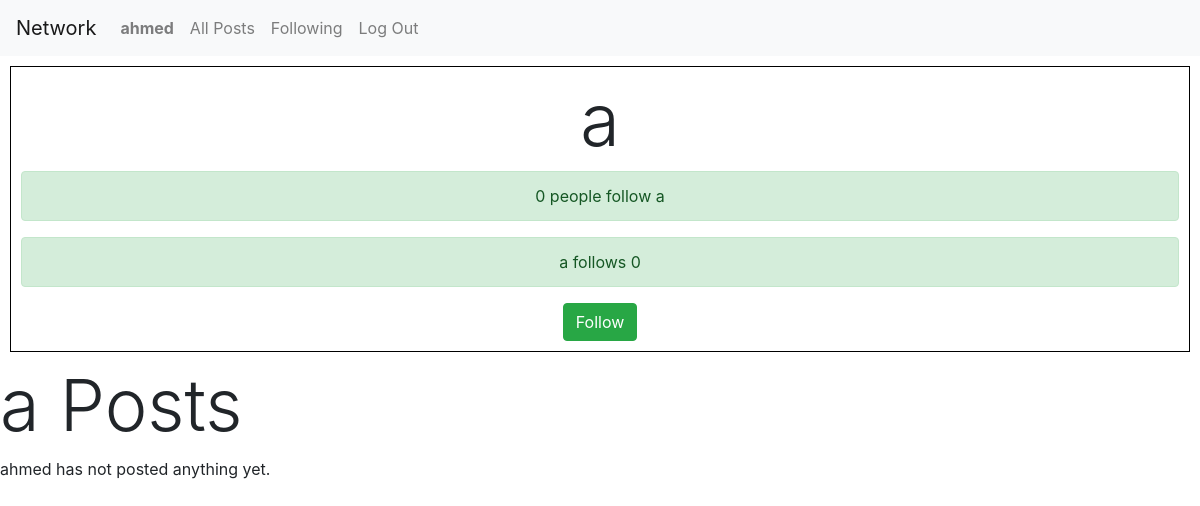
The page /profile/2 (signed in) on the database its author committed.
### network/models.py (models this page shows)
class User(AbstractUser):
    following = models.ManyToManyField('User', related_name='followers')

### network/views.py (the view)
# urls.py: path('profile/<int:pk>', views.user_profile, name='user_profile'),
def user_profile(request, pk):
    profile_owner = User.objects.get(pk=pk)
    return render(request, 'network/profile.html', {'profile_owner': profile_owner})

### network/templates/network/profile.html
{% extends 'network/layout.html' %}
{% block body %}
    <div class="profile">
        <h3 class="display-3" >{{ profile_owner.username }}</h3>
        <div class="alert alert-success">{{ profile_owner.followers.count }} people follow {{ profile_owner.username }}</div>
        <div class="alert alert-success">{{ profile_owner.username }} follows {{ profile_owner.following.count }}</div>
        {% if user.is_authenticated and user.id != profile_owner.id %}
            {% if user in profile_owner.followers %}
                <button id="unfollow" class="btn btn-danger">UnFollow</button>
            {% else %}
                <button id="follow" class="btn btn-success">Follow</button>
            {% endif %}
        {% endif %}
    </div>
    <h3 class="display-3">{{ profile_owner.username }} Posts</h3>
    {% for post in profile_owner.posts.all %}
       <div class="card-body d-flex flex-column align-items-start">
              <strong class="d-inline-block mb-2 text-primary"><a href="{% url 'user_profile' post.owner.id %}">{{ post.owner.username }}</a></strong>
              <div class="mb-1 text-muted">{{ post.time_created }}</div>
              <p class="card-text mb-auto">{{ post.content }}</p>
              <button class="btn btn-primary">{{ post.user_likes.count }}</button>
            </div>
    {% empty %}
        {{ user.username }} has not posted anything yet.
    {% endfor %}
{% endblock %}

### network/templates/network/layout.html (shortened to what this page needs)
{% load static %}
<!DOCTYPE html>
<html lang="en">
    <head>
        <link rel="stylesheet" href="https://stackpath.bootstrapcdn.com/bootstrap/4.4.1/css/bootstrap.min.css">
        <link href="{% static 'network/styles.css' %}" rel="stylesheet">
    </head>
    <body>
        <nav class="navbar navbar-expand-lg navbar-light bg-light">
            <a class="navbar-brand" href="#">Network</a>
            <div>
              <ul class="navbar-nav mr-auto">
                {% if user.is_authenticated %}
                    <li class="nav-item">
                        <a class="nav-link" href="#"><strong>{{ user.username }}</strong></a>
                    </li>
                {% endif %}
                <li class="nav-item">
                  <a class="nav-link" href="{% url 'all_posts' %}">All Posts</a>
                </li>
                {% if user.is_authenticated %}
                    <li class="nav-item">
                        <a class="nav-link" href="#">Following</a>
                    </li>
                    <li class="nav-item">
                        <a class="nav-link" href="{% url 'logout' %}">Log Out</a>
                    </li>
                {% endif %}
              </ul>
            </div>
          </nav>
        <div class="body">
            {% block body %}
            {% endblock %}
        </div>
    </body>
</html>

### network/static/network/styles.css (style rules this page uses)
.profile { margin: 10px; padding: 10px; text-align: center; border: 1px solid black; }

### rows shown on the page
User: username "ahmed"
User: username "a", followers.count "0", following.count "0"
